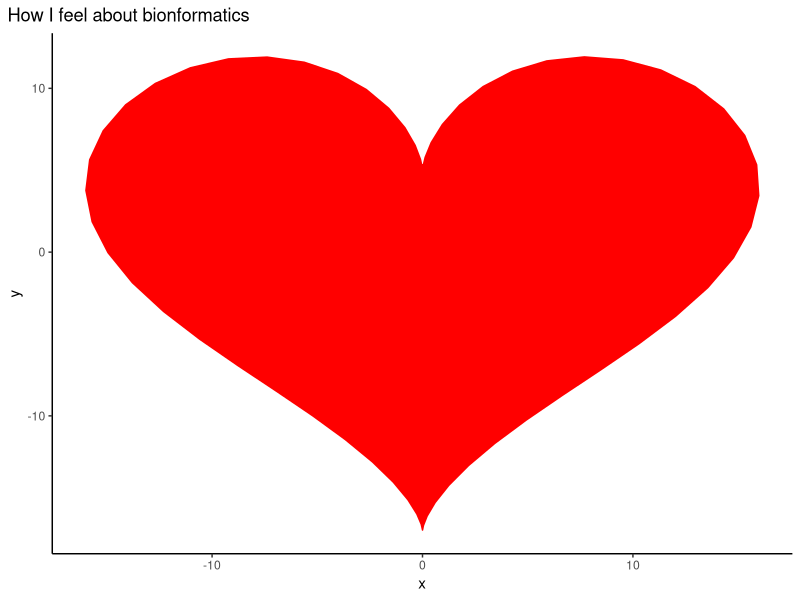

This figure's R source:
## ---- chunk 1
#| label: Test
library(ggplot2)
dat<- data.frame(t=seq(0, 2*pi, by=0.1) )
 xhrt <- function(t) 16*sin(t)^3
 yhrt <- function(t) 13*cos(t)-5*cos(2*t)-2*cos(3*t)-cos(4*t)
 dat$y=yhrt(dat$t)
 dat$x=xhrt(dat$t)
 #with(dat, polygon(x,y, col="red"))
theme_set(theme_classic())
ggplot(dat, aes(x=x, y=y)) + geom_polygon(colour="red", fill="red") +
  ggtitle("How I feel about bionformatics")+
  theme(plot.title.position = "plot")
